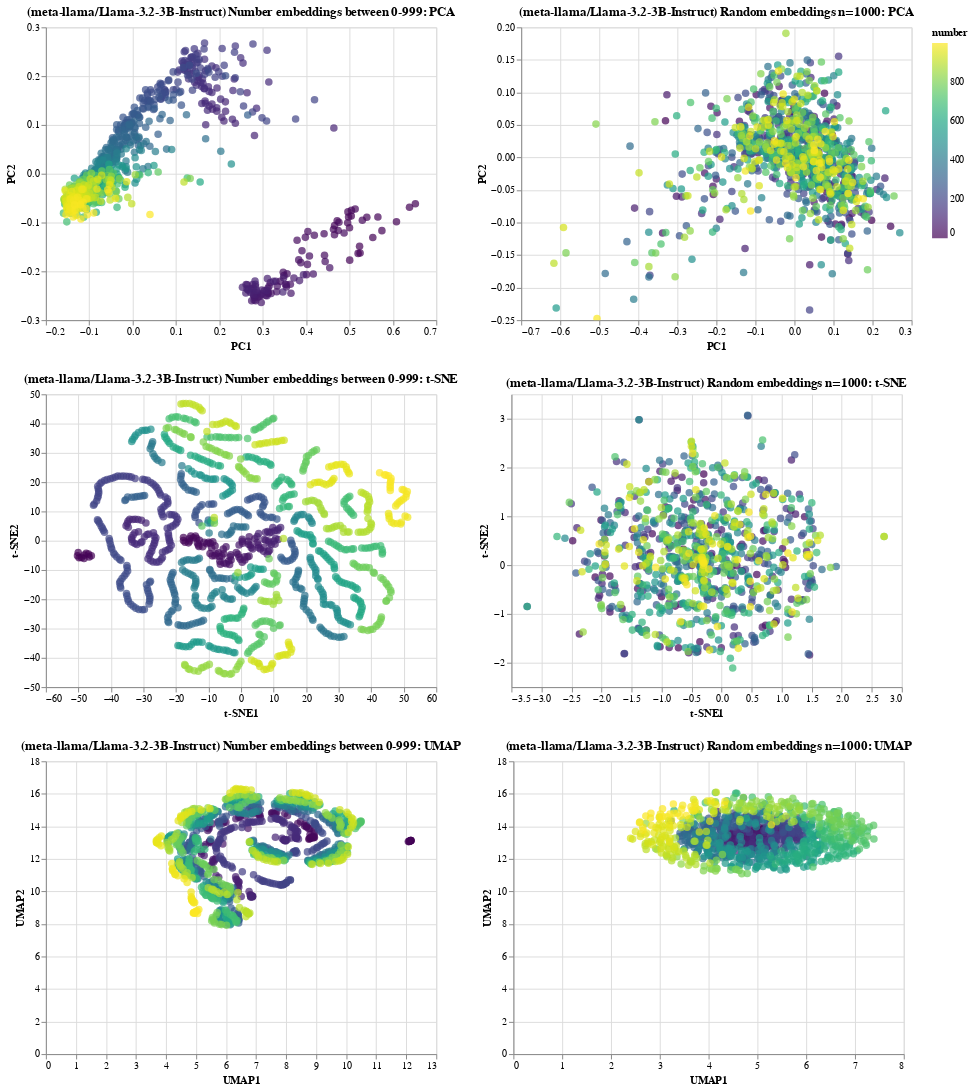

Notebook source saved alongside this figure:
### Code cell
plot_embeddings(model_ids['llama'])

### Figure 1 — Vega-Lite specification as saved in the notebook (floating-point values rounded to 4 significant figures; data arrays with more than 128 entries replaced by an {"elided": "..."} marker saying what was removed)
{"config": {"view": {"continuousWidth": 300, "continuousHeight": 300}}, "vconcat": [{"hconcat": [{"data": {"name": "data-9eb6c6a178497f03df10f04a1873d962"}, "mark": {"type": "circle", "size": 60}, "encoding": {"color": {"field": "number", "scale": {"scheme": "viridis"}, "type": "quantitative"}, "tooltip": [{"field": "number", "type": "quantitative"}, {"field": "PC1", "type": "quantitative"}, {"field": "PC2", "type": "quantitative"}], "x": {"field": "PC1", "type": "quantitative"}, "y": {"field": "PC2", "type": "quantitative"}}, "name": "view_7", "title": "(meta-llama/Llama-3.2-3B-Instruct) Number embeddings between 0-999: PCA", "width": 400}, {"data": {"name": "data-05d185fdb00999293828517f8206e309"}, "mark": {"type": "circle", "size": 60}, "encoding": {"color": {"field": "number", "scale": {"scheme": "viridis"}, "type": "quantitative"}, "tooltip": [{"field": "number", "type": "quantitative"}, {"field": "PC1", "type": "quantitative"}, {"field": "PC2", "type": "quantitative"}], "x": {"field": "PC1", "type": "quantitative"}, "y": {"field": "PC2", "type": "quantitative"}}, "name": "view_8", "title": "(meta-llama/Llama-3.2-3B-Instruct) Random embeddings n=1000: PCA", "width": 400}]}, {"hconcat": [{"data": {"name": "data-292c7acd45281401774d220b9ffb0ca2"}, "mark": {"type": "circle", "size": 60}, "encoding": {"color": {"field": "number", "scale": {"scheme": "viridis"}, "type": "quantitative"}, "tooltip": [{"field": "number", "type": "quantitative"}, {"field": "t-SNE1", "type": "quantitative"}, {"field": "t-SNE2", "type": "quantitative"}], "x": {"field": "t-SNE1", "type": "quantitative"}, "y": {"field": "t-SNE2", "type": "quantitative"}}, "name": "view_9", "title": "(meta-llama/Llama-3.2-3B-Instruct) Number embeddings between 0-999: t-SNE", "width": 400}, {"data": {"name": "data-ac48d4e9c60af2a8e9d02840cd90c314"}, "mark": {"type": "circle", "size": 60}, "encoding": {"color": {"field": "number", "scale": {"scheme": "viridis"}, "type": "quantitative"}, "tooltip": [{"field": "number", "type": "quantitative"}, {"field": "t-SNE1", "type": "quantitative"}, {"field": "t-SNE2", "type": "quantitative"}], "x": {"field": "t-SNE1", "type": "quantitative"}, "y": {"field": "t-SNE2", "type": "quantitative"}}, "name": "view_10", "title": "(meta-llama/Llama-3.2-3B-Instruct) Random embeddings n=1000: t-SNE", "width": 400}]}, {"hconcat": [{"data": {"name": "data-85273ac6110cd39ac17ce054e35bb968"}, "mark": {"type": "circle", "size": 60}, "encoding": {"color": {"field": "number", "scale": {"scheme": "viridis"}, "type": "quantitative"}, "tooltip": [{"field": "number", "type": "quantitative"}, {"field": "UMAP1", "type": "quantitative"}, {"field": "UMAP2", "type": "quantitative"}], "x": {"field": "UMAP1", "type": "quantitative"}, "y": {"field": "UMAP2", "type": "quantitative"}}, "name": "view_11", "title": "(meta-llama/Llama-3.2-3B-Instruct) Number embeddings between 0-999: UMAP", "width": 400}, {"data": {"name": "data-86c4923cc62e3b9cd64909fbcd4a5651"}, "mark": {"type": "circle", "size": 60}, "encoding": {"color": {"field": "number", "scale": {"scheme": "viridis"}, "type": "quantitative"}, "tooltip": [{"field": "number", "type": "quantitative"}, {"field": "UMAP1", "type": "quantitative"}, {"field": "UMAP2", "type": "quantitative"}], "x": {"field": "UMAP1", "type": "quantitative"}, "y": {"field": "UMAP2", "type": "quantitative"}}, "name": "view_12", "title": "(meta-llama/Llama-3.2-3B-Instruct) Random embeddings n=1000: UMAP", "width": 400}]}], "params": [{"name": "param_7", "select": {"type": "interval", "encodings": ["x", "y"]}, "bind": "scales", "views": ["view_7"]}, {"name": "param_8", "select": {"type": "interval", "encodings": ["x", "y"]}, "bind": "scales", "views": ["view_8"]}, {"name": "param_9", "select": {"type": "interval", "encodings": ["x", "y"]}, "bind": "scales", "views": ["view_9"]}, {"name": "param_10", "select": {"type": "interval", "encodings": ["x", "y"]}, "bind": "scales", "views": ["view_10"]}, {"name": "param_11", "select": {"type": "interval", "encodings": ["x", "y"]}, "bind": "scales", "views": ["view_11"]}, {"name": "param_12", "select": {"type": "interval", "encodings": ["x", "y"]}, "bind": "scales", "views": ["view_12"]}], "$schema": "https://vega.github.io/schema/vega-lite/v5.20.1.json", "datasets": {"data-9eb6c6a178497f03df10f04a1873d962": {"elided": "1000 records"}, "data-05d185fdb00999293828517f8206e309": {"elided": "1000 records"}, "data-292c7acd45281401774d220b9ffb0ca2": {"elided": "1000 records"}, "data-ac48d4e9c60af2a8e9d02840cd90c314": {"elided": "1000 records"}, "data-85273ac6110cd39ac17ce054e35bb968": {"elided": "1000 records"}, "data-86c4923cc62e3b9cd64909fbcd4a5651": {"elided": "1000 records"}}}
